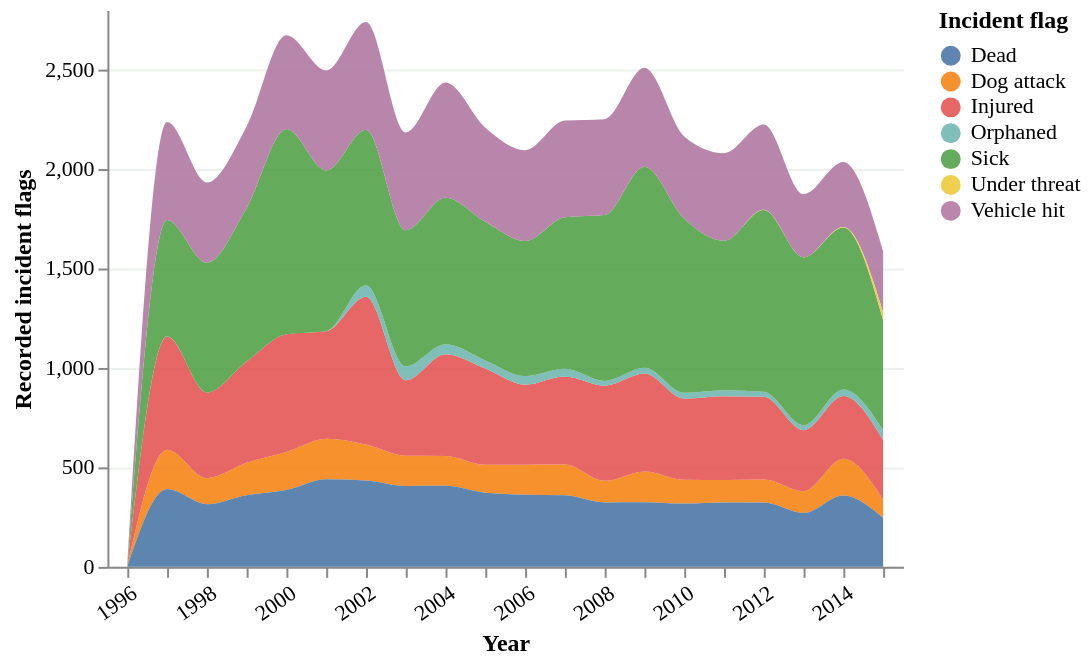

Source (Vega-Lite JSON):
### Vega-Lite specification from a JSON file in a GitHub repository (floating-point values rounded to 4 significant figures)
{"$schema": "https://vega.github.io/schema/vega-lite/v5.json", "background": "white", "config": {"font": "DM Sans", "axis": {"labelFontSize": 11, "titleFontSize": 12, "gridColor": "#edf1ed"}, "legend": {"labelFontSize": 11, "titleFontSize": 12}, "view": {"stroke": null}}, "data": {"values": [{"year": 1996, "category": "Dog attack", "records": 1}, {"year": 1997, "category": "Dead", "records": 391}, {"year": 1997, "category": "Dog attack", "records": 198}, {"year": 1997, "category": "Injured", "records": 569}, {"year": 1997, "category": "Orphaned", "records": 1}, {"year": 1997, "category": "Sick", "records": 585}, {"year": 1997, "category": "Vehicle hit", "records": 492}, {"year": 1998, "category": "Dead", "records": 315}, {"year": 1998, "category": "Dog attack", "records": 131}, {"year": 1998, "category": "Injured", "records": 430}, {"year": 1998, "category": "Sick", "records": 653}, {"year": 1998, "category": "Vehicle hit", "records": 403}, {"year": 1999, "category": "Dead", "records": 360}, {"year": 1999, "category": "Dog attack", "records": 163}, {"year": 1999, "category": "Injured", "records": 509}, {"year": 1999, "category": "Sick", "records": 772}, {"year": 1999, "category": "Vehicle hit", "records": 410}, {"year": 2000, "category": "Dead", "records": 386}, {"year": 2000, "category": "Dog attack", "records": 191}, {"year": 2000, "category": "Injured", "records": 593}, {"year": 2000, "category": "Sick", "records": 1031}, {"year": 2000, "category": "Vehicle hit", "records": 472}, {"year": 2001, "category": "Dead", "records": 440}, {"year": 2001, "category": "Dog attack", "records": 204}, {"year": 2001, "category": "Injured", "records": 540}, {"year": 2001, "category": "Orphaned", "records": 1}, {"year": 2001, "category": "Sick", "records": 808}, {"year": 2001, "category": "Vehicle hit", "records": 503}, {"year": 2002, "category": "Dead", "records": 434}, {"year": 2002, "category": "Dog attack", "records": 181}, {"year": 2002, "category": "Injured", "records": 743}, {"year": 2002, "category": "Orphaned", "records": 58}, {"year": 2002, "category": "Sick", "records": 782}, {"year": 2002, "category": "Vehicle hit", "records": 542}, {"year": 2003, "category": "Dead", "records": 407}, {"year": 2003, "category": "Dog attack", "records": 152}, {"year": 2003, "category": "Injured", "records": 379}, {"year": 2003, "category": "Orphaned", "records": 70}, {"year": 2003, "category": "Sick", "records": 685}, {"year": 2003, "category": "Vehicle hit", "records": 491}, {"year": 2004, "category": "Dead", "records": 408}, {"year": 2004, "category": "Dog attack", "records": 150}, {"year": 2004, "category": "Injured", "records": 511}, {"year": 2004, "category": "Orphaned", "records": 50}, {"year": 2004, "category": "Sick", "records": 737}, {"year": 2004, "category": "Vehicle hit", "records": 579}, {"year": 2005, "category": "Dead", "records": 373}, {"year": 2005, "category": "Dog attack", "records": 141}, {"year": 2005, "category": "Injured", "records": 483}, {"year": 2005, "category": "Orphaned", "records": 41}, {"year": 2005, "category": "Sick", "records": 697}, {"year": 2005, "category": "Vehicle hit", "records": 473}, {"year": 2006, "category": "Dead", "records": 363}, {"year": 2006, "category": "Dog attack", "records": 151}, {"year": 2006, "category": "Injured", "records": 402}, {"year": 2006, "category": "Orphaned", "records": 43}, {"year": 2006, "category": "Sick", "records": 679}, {"year": 2006, "category": "Vehicle hit", "records": 457}, {"year": 2007, "category": "Dead", "records": 360}, {"year": 2007, "category": "Dog attack", "records": 155}, {"year": 2007, "category": "Injured", "records": 442}, {"year": 2007, "category": "Orphaned", "records": 39}, {"year": 2007, "category": "Sick", "records": 762}, {"year": 2007, "category": "Vehicle hit", "records": 486}, {"year": 2008, "category": "Dead", "records": 324}, {"year": 2008, "category": "Dog attack", "records": 109}, {"year": 2008, "category": "Injured", "records": 478}, {"year": 2008, "category": "Orphaned", "records": 24}, {"year": 2008, "category": "Sick", "records": 834}, {"year": 2008, "category": "Vehicle hit", "records": 482}, {"year": 2009, "category": "Dead", "records": 325}, {"year": 2009, "category": "Dog attack", "records": 155}, {"year": 2009, "category": "Injured", "records": 492}, {"year": 2009, "category": "Orphaned", "records": 29}, {"year": 2009, "category": "Sick", "records": 1011}, {"year": 2009, "category": "Vehicle hit", "records": 497}, {"year": 2010, "category": "Dead", "records": 318}, {"year": 2010, "category": "Dog attack", "records": 120}, {"year": 2010, "category": "Injured", "records": 408}, {"year": 2010, "category": "Orphaned", "records": 29}, {"year": 2010, "category": "Sick", "records": 876}, {"year": 2010, "category": "Vehicle hit", "records": 413}, {"year": 2011, "category": "Dead", "records": 324}, {"year": 2011, "category": "Dog attack", "records": 113}, {"year": 2011, "category": "Injured", "records": 421}, {"year": 2011, "category": "Orphaned", "records": 30}, {"year": 2011, "category": "Sick", "records": 751}, {"year": 2011, "category": "Vehicle hit", "records": 441}, {"year": 2012, "category": "Dead", "records": 323}, {"year": 2012, "category": "Dog attack", "records": 116}, {"year": 2012, "category": "Injured", "records": 416}, {"year": 2012, "category": "Orphaned", "records": 25}, {"year": 2012, "category": "Sick", "records": 914}, {"year": 2012, "category": "Under threat", "records": 1}, {"year": 2012, "category": "Vehicle hit", "records": 429}, {"year": 2013, "category": "Dead", "records": 271}, {"year": 2013, "category": "Dog attack", "records": 109}, {"year": 2013, "category": "Injured", "records": 307}, {"year": 2013, "category": "Orphaned", "records": 25}, {"year": 2013, "category": "Sick", "records": 844}, {"year": 2013, "category": "Vehicle hit", "records": 317}, {"year": 2014, "category": "Dead", "records": 359}, {"year": 2014, "category": "Dog attack", "records": 184}, {"year": 2014, "category": "Injured", "records": 316}, {"year": 2014, "category": "Orphaned", "records": 33}, {"year": 2014, "category": "Sick", "records": 814}, {"year": 2014, "category": "Under threat", "records": 3}, {"year": 2014, "category": "Vehicle hit", "records": 326}, {"year": 2015, "category": "Dead", "records": 246}, {"year": 2015, "category": "Dog attack", "records": 91}, {"year": 2015, "category": "Injured", "records": 300}, {"year": 2015, "category": "Orphaned", "records": 50}, {"year": 2015, "category": "Sick", "records": 553}, {"year": 2015, "category": "Under threat", "records": 40}, {"year": 2015, "category": "Vehicle hit", "records": 305}]}, "width": "container", "height": 280, "encoding": {"x": {"field": "year", "type": "ordinal", "title": "Year", "axis": {"labelAngle": -35, "labelOverlap": true}}, "y": {"field": "records", "type": "quantitative", "aggregate": "sum", "stack": "zero", "title": "Recorded incident flags"}, "color": {"field": "category", "type": "nominal", "title": "Incident flag", "scale": {"scheme": "tableau10"}}, "order": {"field": "category", "sort": "ascending"}, "tooltip": [{"field": "year", "type": "quantitative", "title": "Year"}, {"field": "category", "type": "nominal"}, {"field": "records", "type": "quantitative", "format": ","}]}, "mark": {"type": "area", "interpolate": "monotone", "opacity": 0.9}}
